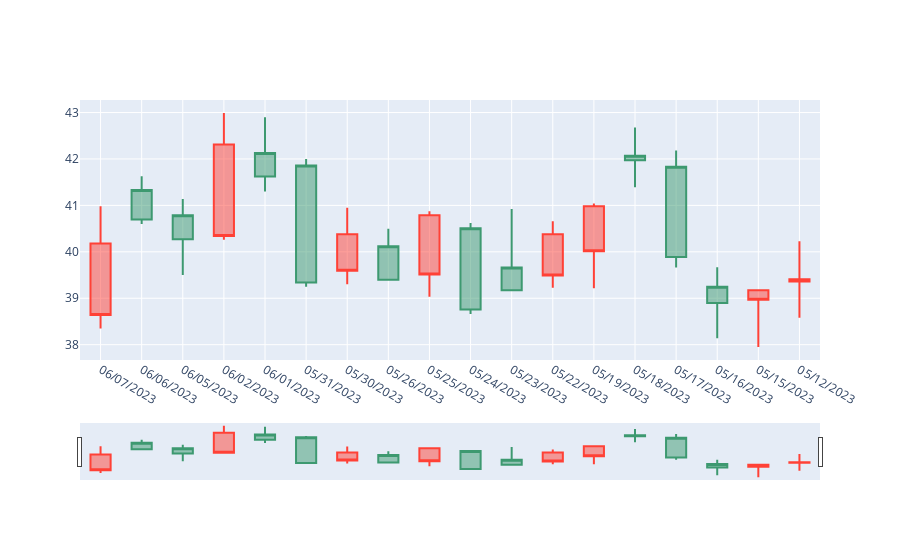

Here is the notebook cell this chart was saved with:
### Code cell
import plotly.graph_objects as go
from datetime import datetime

fig = go.Figure(data=[go.Candlestick(x=df['Date'],
                open=df['Open'],
                high=df['High'],
                low=df['Low'],
                close=df['Close/Last'])])

fig.show()

### Figure 1 — Plotly figure (JSON) as saved in the notebook; plotly's stock layout.template omitted (floating-point values rounded to 4 significant figures)
{"data": [{"close": ["$38.64", "$41.33", "$40.79", "$40.34", "$42.13", "$41.86", "$39.59", "$40.12", "$39.51", "$40.51", "$39.66", "$39.49", "$40.01", "$42.07", "$41.83", "$39.25", "$38.97", "$39.36"], "high": ["$40.98", "$41.63", "$41.14", "$42.99", "$42.8999", "$42.00", "$40.95", "$40.495", "$40.875", "$40.62", "$40.92", "$40.66", "$41.04", "$42.6799", "$42.18", "$39.67", "$39.17", "$40.23"], "low": ["$38.35", "$40.60", "$39.50", "$40.26", "$41.30", "$39.25", "$39.30", "$39.38", "$39.03", "$38.66", "$39.17", "$39.225", "$39.215", "$41.3901", "$39.66", "$38.14", "$37.95", "$38.58"], "open": ["$40.18", "$40.695", "$40.27", "$42.31", "$41.62", "$39.34", "$40.38", "$39.40", "$40.79", "$38.76", "$39.17", "$40.38", "$40.98", "$41.97", "$39.89", "$38.90", "$39.17", "$39.41"], "type": "candlestick", "x": ["06/07/2023", "06/06/2023", "06/05/2023", "06/02/2023", "06/01/2023", "05/31/2023", "05/30/2023", "05/26/2023", "05/25/2023", "05/24/2023", "05/23/2023", "05/22/2023", "05/19/2023", "05/18/2023", "05/17/2023", "05/16/2023", "05/15/2023", "05/12/2023"]}], "layout": {}}
